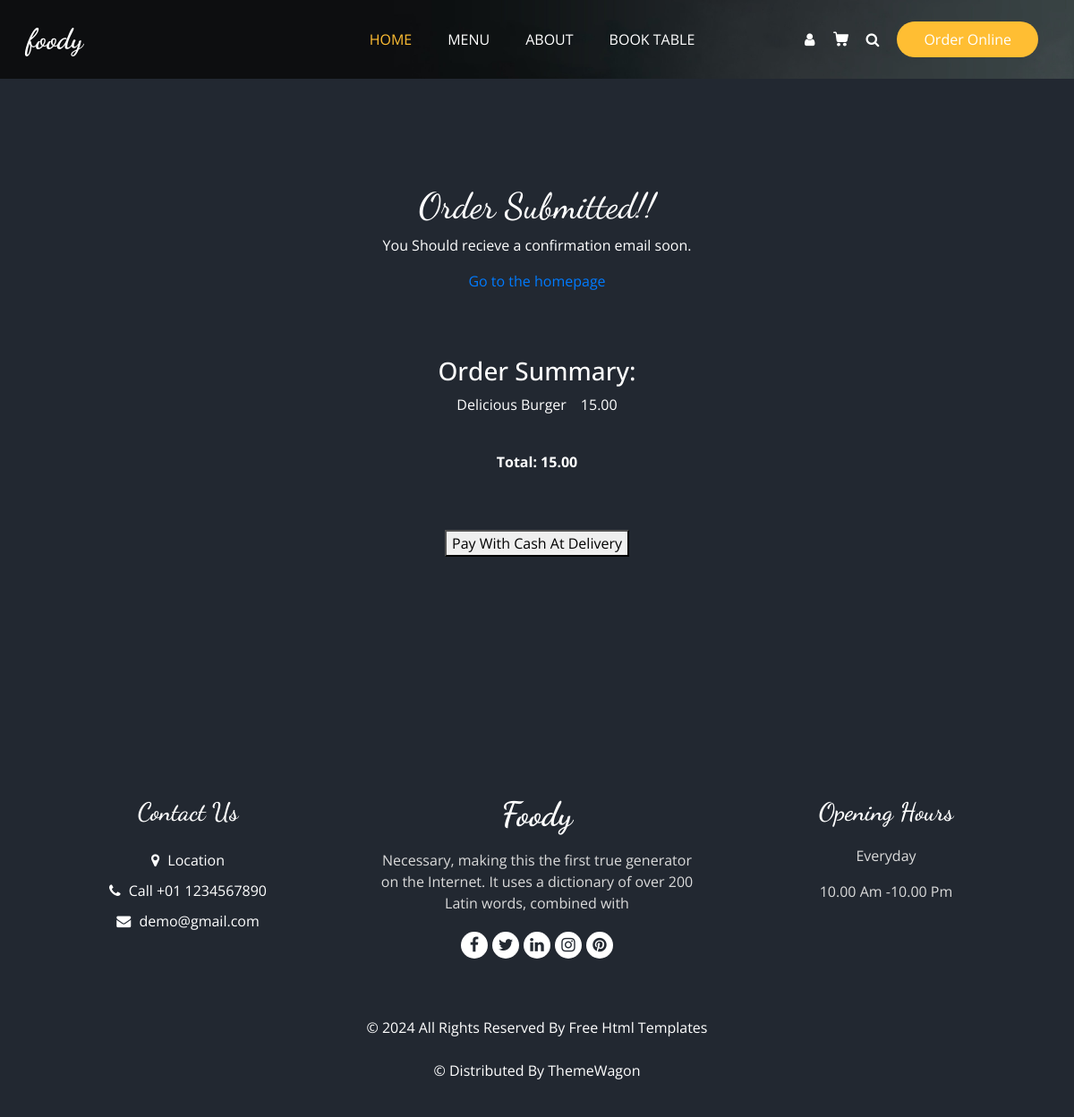
The page /order-confirmation/2 on the database its author committed.
### customer/models.py (models this page shows, shortened)
class MenuItem(models.Model):
    name = models.CharField(max_length=100)
    description = models.TextField()
    images = models.ImageField(upload_to='menu_images/')
    price = models.DecimalField(max_digits=10, decimal_places=2)
    category = models.ManyToManyField('Category',related_name='item')
    available = models.BooleanField(default=True)

class OrderModel(models.Model):
    created_on = models.DateTimeField(auto_now_add= True)
    price = models.DecimalField(max_digits=7, decimal_places=2)
    items = models.ManyToManyField('MenuItem', related_name='order', blank=True)
    name = models.CharField(max_length=50, blank=True)
    email = models.CharField(max_length=50, blank=True)
    street = models.CharField(max_length=50, blank=True)
    city = models.CharField(max_length=50, blank=True)
    state = models.CharField(max_length=20, blank=True)
    zip_code = models.IntegerField(blank=True, null=True)
    is_paid = models.BooleanField(default=False)

### customer/views.py (the view, shortened to what this page needs)
# urls.py: path('order-confirmation/<int:pk>',OrderConfirmation.as_view(),name= 'order-confirmation'),
class OrderConfirmation(View):
    def get(self, request, pk, *args, **kwargs):
        order = OrderModel.objects.get(pk=pk)
        context = {
            'pk': order.pk,
            'items': order.items,
            'price': order.price,
        }
        return render(request, 'order_confirmation.html', context)

### templates/order_confirmation.html (shortened to what this page needs)
{% extends 'base.html' %}
{% load static %}
{% block class %}class="sub_page"{% endblock class %}
{% block content %}
<section class="about_section layout_padding">
    <div class="container mb-5">
        <div class="row justify-content-center mt-1">
        <div class= "col-md-5 col-sm-12 p-4 text-center">
            <h1>Order Submitted!!</h1>
            <p>You Should recieve a confirmation email soon.</p>
            <a href="{% url 'index' %}">Go to the homepage</a>
        </div>
        </div>
        <div class="row justify-content-center mt-5">
            <div class="col-md-5 col-sm-12 text-center">
                <h3>Order Summary:</h3>
                {% for item in items.all %}
                <p>{{ item.name }}<span class="pl-3">{{ item.price }}</span></p>
                {% endfor %}
                <p class="font-weight-bold pt-4">Total: {{ price }}</p>
            </div>
        </div>
        <div class="row justify-content-center pb-2 pt-5">
            <div class="col-md-6 text-center">
                <button href="">Pay With Cash At Delivery</button>
            </div>
        </div>
        <div class="row justify-content-center pb-5">
        </div>
    </div>
  </section>
{% endblock %}

### static/css/style.css (style rules this page uses)
body { font-family: "Open Sans", sans-serif; color: #0c0c0c; background-color: #ffffff; overflow-x: hidden; }
.layout_padding { padding: 90px 0; }
h1, h2 { font-family: 'Dancing Script', cursive; }
a, a:hover, a:focus { text-decoration: none; }
.about_section { background: #222831; color: #ffffff; }
.about_section .row { -webkit-box-align: center; -ms-flex-align: center; align-items: center; }

### static/css/responsive.css (style rules this page uses)
@media (min-width: 1200px) { .container { max-width: 1170px; } }

### rows shown on the page
MenuItem: name "Delicious Burger", price "15.00"
OrderModel: price "15.00"
